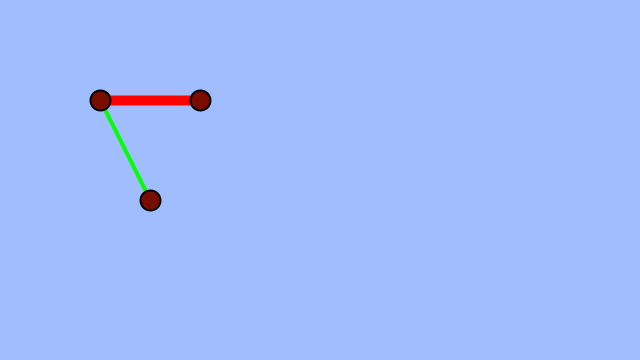
Frame 1 (no input)
Frame 60 (the mouse pressed at the canvas centre just before this capture): identical to frame 1, image omitted
Frame 120 (the mouse held since frame 60 and released just before this capture): identical to frame 1, image omitted

The Processing sketch that drew this single still picture (run headless with seeded random() and noise(); from frame 60 on, the mouse is pressed at the canvas centre):

// Processing sketch: SocialExperement
// ── SocialExperement.pde
PVector PVadd(PVector A,PVector B){
  return new PVector(A.x+B.x,A.y+B.y);
}
PVector PVneg(PVector A){
  return new PVector(-A.x,-A.y);
}
float PVmag(PVector Po){
  return dist(0,0,Po.x,Po.y);
}
PVector PVextend(PVector A, float mult){
  return new PVector(A.x*mult,A.y*mult);
}
PVector PVsetmag(PVector A,float mag){
  return PVextend(A,mag/PVmag(A));
}
PVector PVMult(PVector A,PVector B){
  return new PVector(A.x*B.x-A.y*B.y,A.x*B.y+A.y*B.x);
}
PVector PVDivide(PVector P,PVector C){
  return new PVector((C.x*P.x+C.y*P.y)/((C.x*C.x)+(C.y*C.y)),
  (C.x*P.y-C.y*P.x)/((C.x*C.x)+(C.y*C.y)));
}
float PVAng(PVector P){
  return atan2(P.y,P.x);
}
String PVstring(PVector P){
  return "x| "+P.x+"   y| "+ P.y;
}
PVector PV(){
  return new PVector(0,0);
}
class Community{
  ArrayList<Person> PList=new ArrayList<Person>();
  ArrayList<Connection> CList=new ArrayList<Connection>();
  void SetUp(){
    for(int i=0;i<CList.size();i++){
      CList.get(i).SetUp();
    }    
  }
  void Draw(){
    for(int i=0;i<CList.size();i++){
      CList.get(i).Draw();
    }    
    for(int i=0;i<PList.size();i++){
      PList.get(i).Draw();
    }
  }
}
class Person{
  PVector Pos;
  Person(PVector dPos){
    Pos=dPos;
  }
  void Draw(){
    stroke(0);
    strokeWeight(2);
    ellipse(Pos.x,Pos.y,20,20);
  }
}
class Connection{
  Community C;
  int PANum;
  int PBNum;
  Person PA;
  Person PB;
  float Respect;
  Connection(int dPANum,int dPBNum,float dRespect,Community dC){
   PANum=dPANum; PBNum=dPBNum; Respect=dRespect; C=dC;
  }
  void SetUp(){
    PA=C.PList.get(PANum); PB=C.PList.get(PBNum);
  }
  void Draw(){
    if(Respect>0){
      stroke(0,255,0);
    }else{
      stroke(255,0,0);
    }
    strokeWeight(abs(Respect));
    line(PA.Pos.x,PA.Pos.y,PB.Pos.x,PB.Pos.y);
  }
}
Community Com=new Community();
void setup(){
    frameRate(60);
    size(640, 360);
    Com.PList.add(new Person(new PVector(100,100)));
    Com.PList.add(new Person(new PVector(200,100)));
    Com.PList.add(new Person(new PVector(150,200)));
    Com.CList.add(new Connection(0,1,-10,Com));
    Com.CList.add(new Connection(0,2,4,Com));
    Com.SetUp();
}
void draw(){
  background(160,190,255); 
  fill(120,12,0);
  Com.Draw();
}
